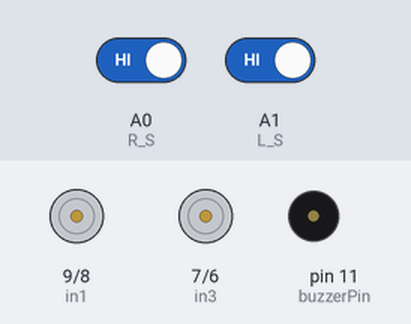
This sketch was run on a simulated Arduino Uno, built with avr-gcc and run on an emulated ATmega328P. Parts: motor-driver pin pairs drawn as motors (green arrow = first pin HIGH = forward, orange = second pin HIGH = backward, longer = more drive, scaled by the enable pin), buzzer (waves = sounding). The test bench sets the inputs (shaded band); at power-on: A0 (R_S) HIGH, A1 (L_S) HIGH.

Above: at 2.2 s.
2.3 s: A0 (R_S) driven LOW
At 2.7 s:
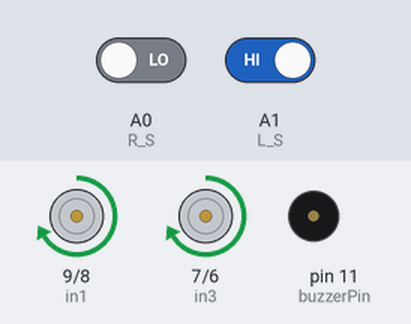
3.8 s: A1 (L_S) driven LOW
At 5.0 s:
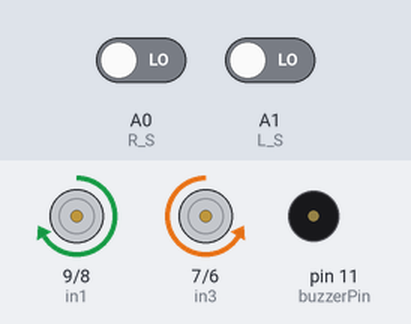
5.3 s: A0 (R_S) driven HIGH
At 6.2 s:
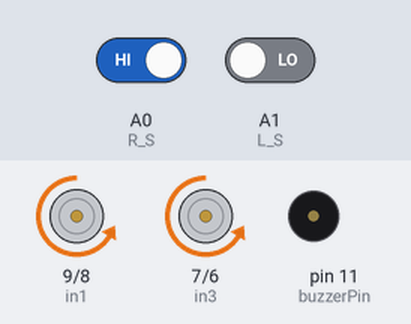
6.8 s: A1 (L_S) driven HIGH
At 11.7 s:
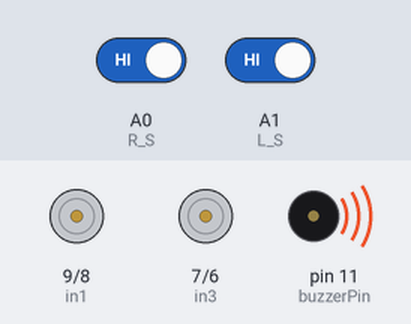
Timing chart, 0 to 12.3 s (numbered marks = the images above; inputs shaded):
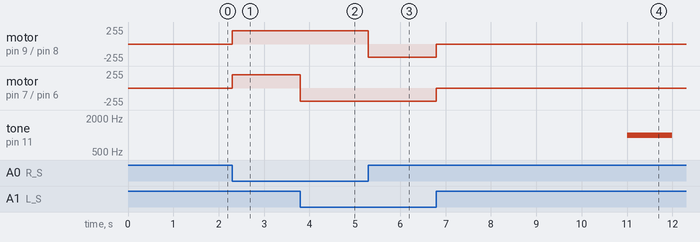

Measured:
- after the input at 2.3 s, motor on pin 9 (in1) / pin 8 (in2), motor on pin 7 (in3) / pin 6 (in4): stopped → forward 200/255 at once
- after the input at 3.8 s, motor on pin 7 (in3) / pin 6 (in4): forward 200/255 → backward 200/255 at once
- after the input at 5.3 s, motor on pin 9 (in1) / pin 8 (in2): forward 200/255 → backward 200/255 at once
- after the input at 6.8 s, motor on pin 9 (in1) / pin 8 (in2), motor on pin 7 (in3) / pin 6 (in4): backward 200/255 → stopped after 0.00 s instead of 4.2 s

The sketch:

final.ino
```cpp
// Define motor driver pins
#define enA 10 // Enable pin for motor 1
#define in1 9  // Control pin for motor 1
#define in2 8  // Control pin for motor 1
#define in3 7  // Control pin for motor 2
#define in4 6  // Control pin for motor 2
#define enB 5  // Enable pin for motor 2

// Define infrared sensor pins
#define R_S A0 // Right IR sensor
#define L_S A1 // Left IR sensor

// Define buzzer pin
#define buzzerPin 11

// Define movement duration (in milliseconds)
const unsigned long forwardDuration = 10000; // Adjust the time to follow the line forward (e.g., 10 seconds)
const unsigned long waitDuration = 120000;   // 2 minutes waiting

void setup() {
    // Set up pins for sensors, motors, and buzzer
    pinMode(R_S, INPUT);      // Right sensor input
    pinMode(L_S, INPUT);      // Left sensor input
    pinMode(enA, OUTPUT);     // Motor 1 enable
    pinMode(in1, OUTPUT);     // Motor 1 control
    pinMode(in2, OUTPUT);     // Motor 1 control
    pinMode(in3, OUTPUT);     // Motor 2 control
    pinMode(in4, OUTPUT);     // Motor 2 control
    pinMode(enB, OUTPUT);     // Motor 2 enable
    pinMode(buzzerPin, OUTPUT); // Buzzer output

    // Increase motor speed by raising PWM values
    analogWrite(enA, 200);    // Set higher speed for motor 1 (left motor)
    analogWrite(enB, 200);    // Set higher speed for motor 2 (right motor)
    delay(1000);              // Short delay to stabilize
}

void loop() {
    // Follow the line forward for a set duration
    unsigned long startTime = millis();
    while (millis() - startTime < forwardDuration) {
        followLine(); // Follow the line for the specified time
    }
    Stop();           // Stop the robot at the stopping point

    // Sound buzzer to indicate stopping point
    soundBuzzer();

    // Wait for 2 minutes (120000 milliseconds)
    delay(waitDuration);  // 2 minutes delay

    // Follow the line back to the start
    startTime = millis();
    while (millis() - startTime < forwardDuration) {
        followLine(); // Follow the line back for the same duration
    }
    Stop();           // Stop the robot

    // End of the task, stop the loop
    while(true);  // Keep the robot stopped indefinitely
}

// Line-following function using two IR sensors
void followLine() {
    int rightSensor = digitalRead(R_S);
    int leftSensor = digitalRead(L_S);

    if (rightSensor == 0 && leftSensor == 0) {
        moveForward(); // Move forward if both sensors detect white (on the line)
    }
    else if (rightSensor == 1 && leftSensor == 0) {
        turnRight(); // Turn right if right sensor sees black
    }
    else if (rightSensor == 0 && leftSensor == 1) {
        turnLeft(); // Turn left if left sensor sees black
    }
    else {
        Stop(); // Stop if both sensors see black
    }
}

// Functions to control robot movement
void moveForward() {  // Move forward
    digitalWrite(in1, HIGH); // Motor 1 forward
    digitalWrite(in2, LOW);  // Motor 1 backward
    digitalWrite(in3, LOW);  // Motor 2 backward
    digitalWrite(in4, HIGH); // Motor 2 forward
}

void turnRight() { // Turn right
    digitalWrite(in1, LOW);  // Motor 1 backward
    digitalWrite(in2, HIGH); // Motor 1 forward
    digitalWrite(in3, LOW);  // Motor 2 backward
    digitalWrite(in4, HIGH); // Motor 2 forward
}

void turnLeft() { // Turn left
    digitalWrite(in1, HIGH); // Motor 1 forward
    digitalWrite(in2, LOW);  // Motor 1 backward
    digitalWrite(in3, HIGH); // Motor 2 backward
    digitalWrite(in4, LOW);  // Motor 2 forward
}

void Stop() { // Stop movement
    digitalWrite(in1, LOW); // Motor 1 forward
    digitalWrite(in2, LOW); // Motor 1 backward
    digitalWrite(in3, LOW); // Motor 2 backward
    digitalWrite(in4, LOW); // Motor 2 forward
}

void soundBuzzer() {
    // Make a sound with the buzzer
    tone(buzzerPin, 1000);  // Start the buzzer at 1000 Hz frequency
    delay(1000);            // Sound duration
    noTone(buzzerPin);      // Stop the buzzer
}
```
